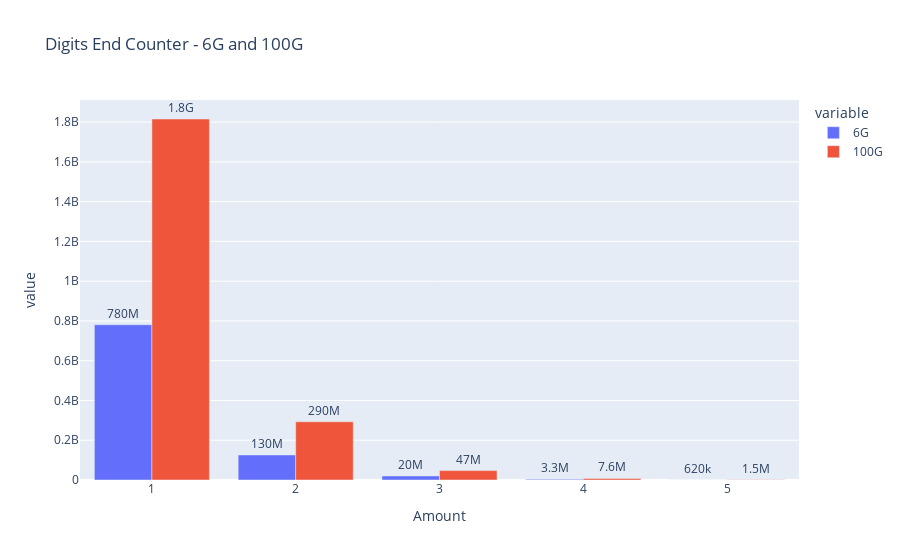

The code cell stored with this chart in its notebook:
### Code cell
fig = px.bar(df_DEC, x = 'Amount', y = ['6G', '100G'], labels = {'x': 'Ilośc wielkich liter w haśle', 'y':'Liczba haseł'}, text = 'value', barmode = 'group', title = 'Digits End Counter - 6G and 100G')
fig.update_traces(texttemplate = '%{text:.2s}', textposition = 'outside')
fig

### Figure 1 — Plotly figure (JSON) as saved in the notebook; plotly's stock layout.template omitted (floating-point values rounded to 4 significant figures)
{"data": [{"alignmentgroup": "True", "hovertemplate": "variable=6G<br>Amount=%{x}<br>value=%{text}<extra></extra>", "legendgroup": "6G", "marker": {"color": "#636efa", "pattern": {"shape": ""}}, "name": "6G", "offsetgroup": "6G", "orientation": "v", "showlegend": true, "text": [780962416, 125961680, 20317400, 3286000, 620000], "textposition": "outside", "texttemplate": "%{text:.2s}", "type": "bar", "x": [1, 2, 3, 4, 5], "xaxis": "x", "y": [780962416, 125961680, 20317400, 3286000, 620000], "yaxis": "y"}, {"alignmentgroup": "True", "hovertemplate": "variable=100G<br>Amount=%{x}<br>value=%{text}<extra></extra>", "legendgroup": "100G", "marker": {"color": "#EF553B", "pattern": {"shape": ""}}, "name": "100G", "offsetgroup": "100G", "orientation": "v", "showlegend": true, "text": [1815640370, 292844700, 47227000, 7590000, 1500000], "textposition": "outside", "texttemplate": "%{text:.2s}", "type": "bar", "x": [1, 2, 3, 4, 5], "xaxis": "x", "y": [1815640370, 292844700, 47227000, 7590000, 1500000], "yaxis": "y"}], "layout": {"barmode": "group", "legend": {"title": {"text": "variable"}, "tracegroupgap": 0}, "title": {"text": "Digits End Counter - 6G and 100G"}, "xaxis": {"anchor": "y", "domain": [0, 1], "title": {"text": "Amount"}}, "yaxis": {"anchor": "x", "domain": [0, 1], "title": {"text": "value"}}}}
